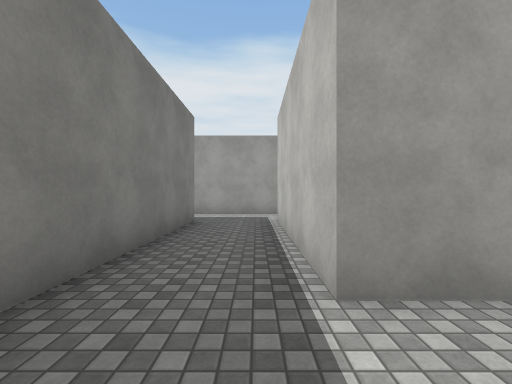
[1] (above)

24 first-person views from a walk through a 3-D level made in the Unity game engine. The camera is 1.4 m above the floor, looks level and sees 90° across. The floor is counted in squares, 2 m on a side. Each view is taken from the middle of a square. On the plan, view 1 faces up. The plan holds only what a view shows up to about 9 squares ahead; the rest is blank. The place goes on beyond the plan. Surface patterns are stand-ins for the level's own textures.

[2]
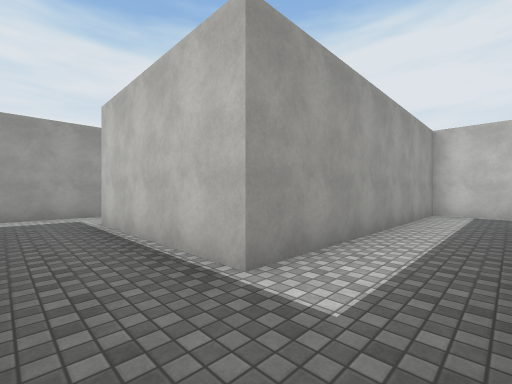

[3]
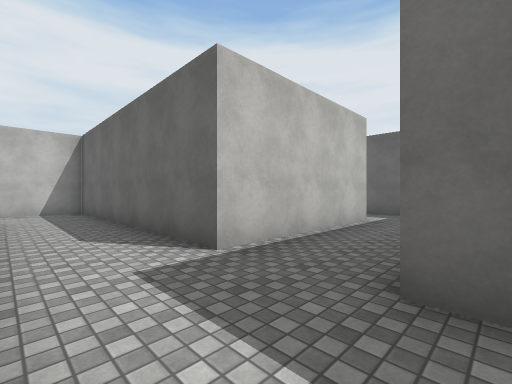

[4]
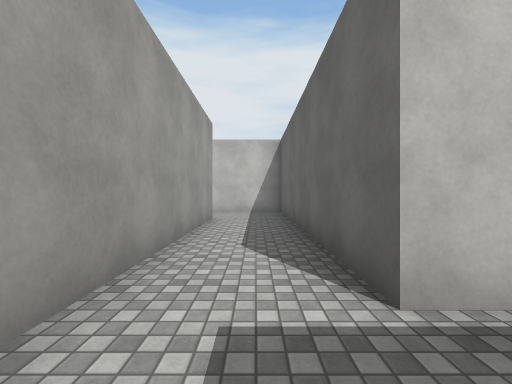

[5]
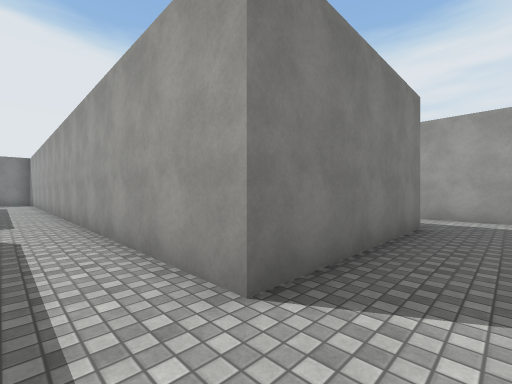

[6]
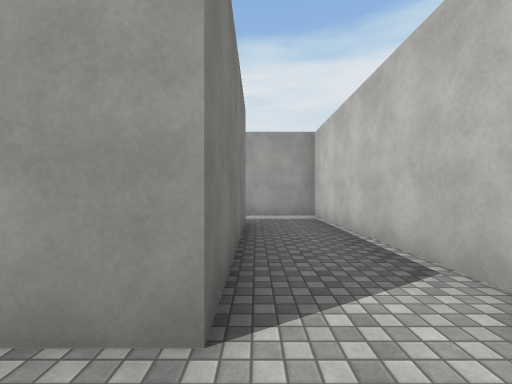

[7]
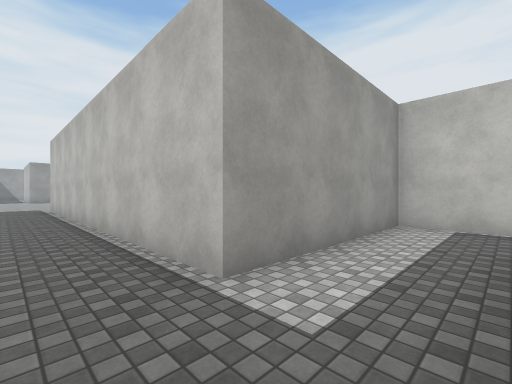

[8]
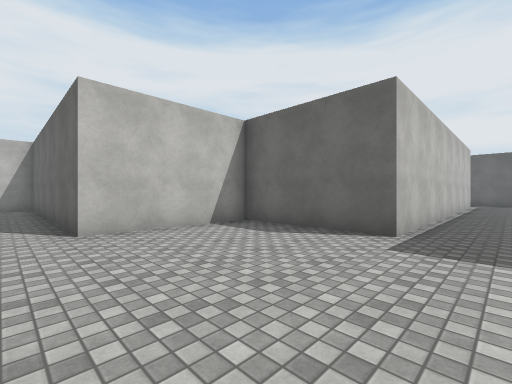

[9]
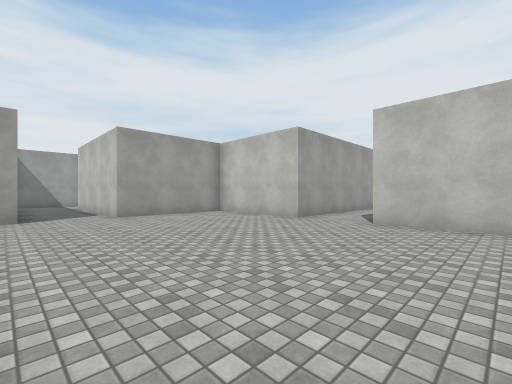

[10]
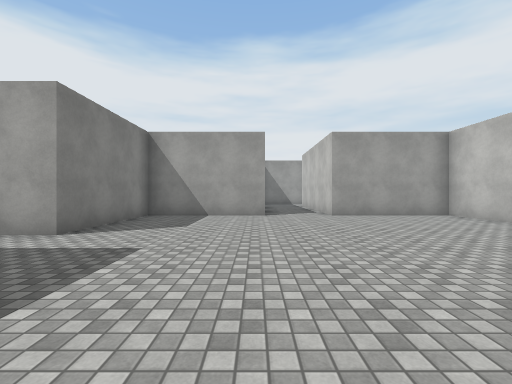

[11]
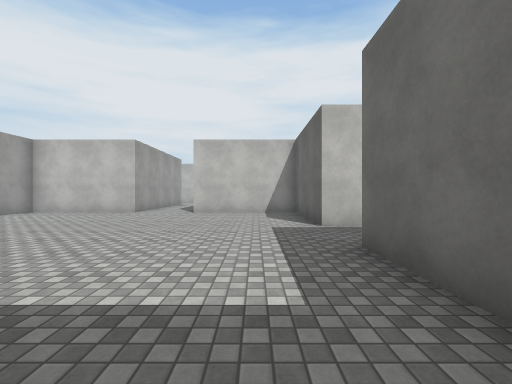

[12]
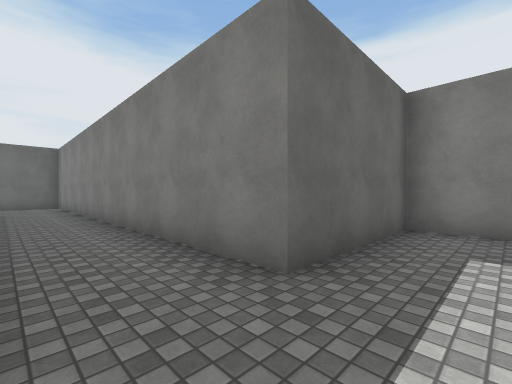

[13]
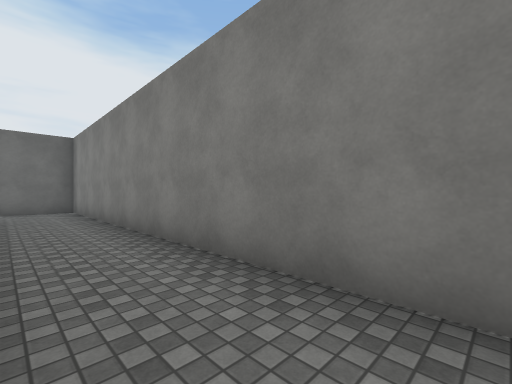

[14]
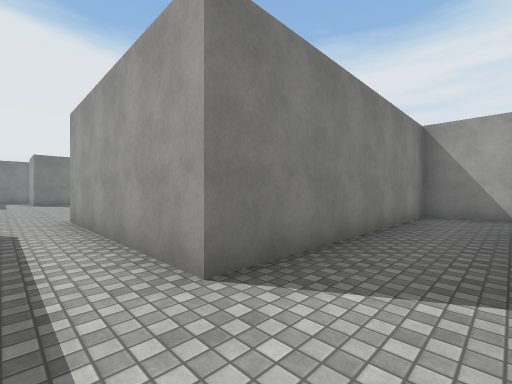

[15]
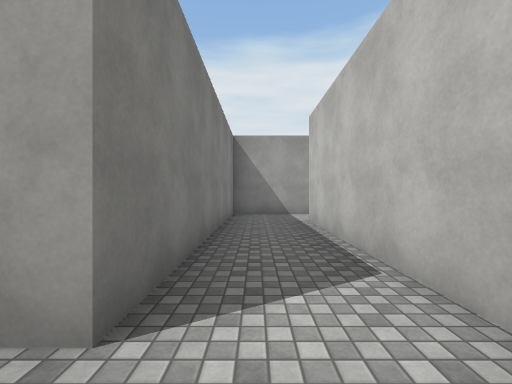

[16]
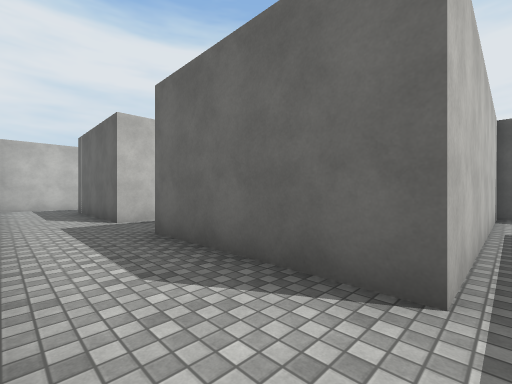

[17]
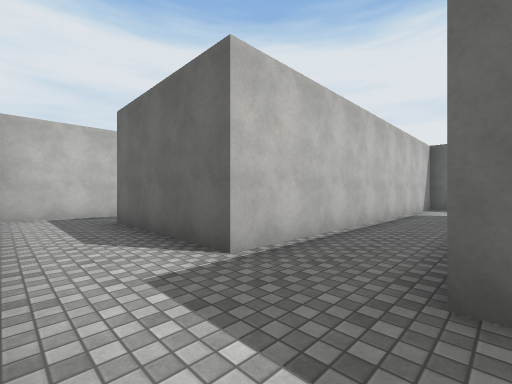

[18]
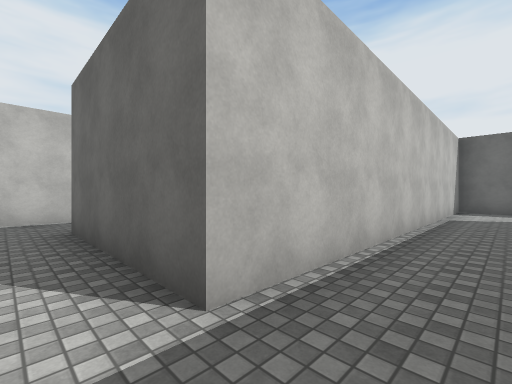

[19]
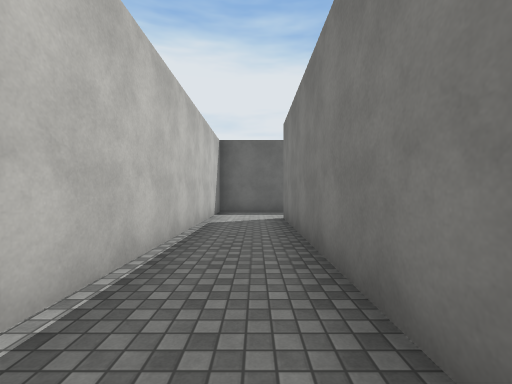

[20]
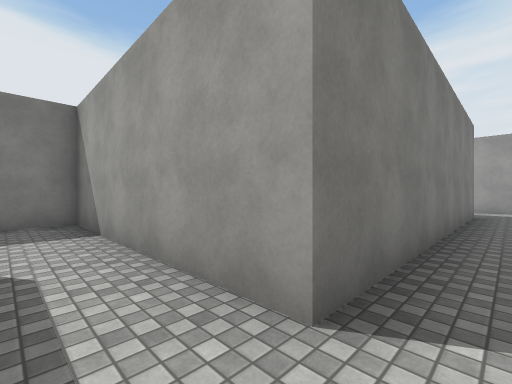

[21]
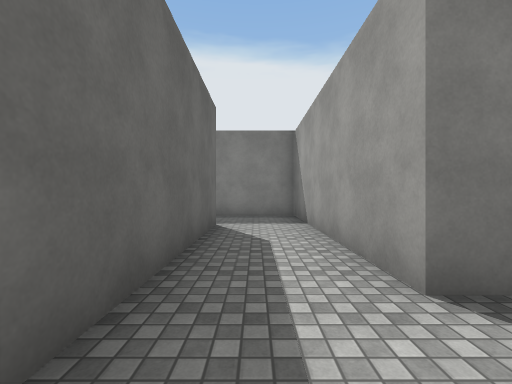

[22]
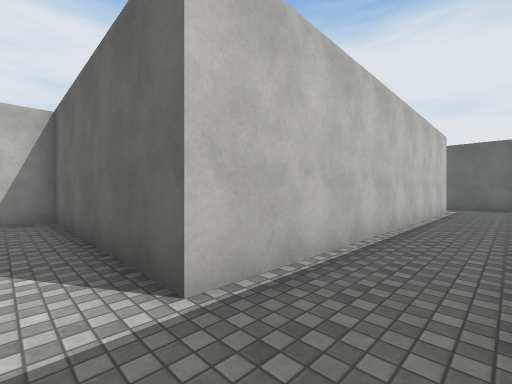

[23]
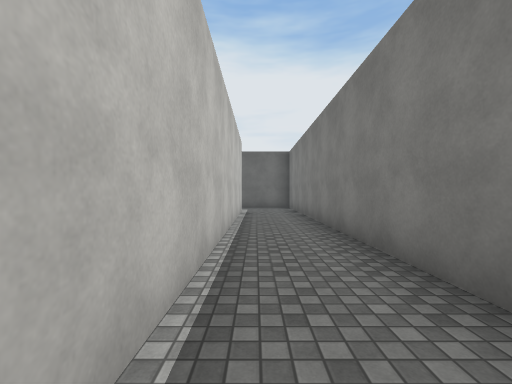

[24]
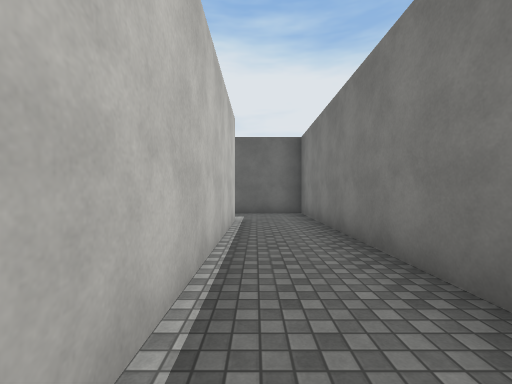

### Floor plan
Points are (right, up) in squares from view 1. A wall is a line through its corners. A room is listed if a view was taken in it or the views show most of it. See-through windows are left out.
Room 1 (views 1, 2, 3, 4, 5, 6)
walls: (-2, 6.1) (-1.5, 6.1) (-1.5, 1.4); (5.8, 12.8) (5.8, 8.1) (-2.5, 8.1); (0.2, -0.4) (1.4, -0.4); (8, 0) (8, 1.6) (0.5, 1.6) (0.5, 6.1) (7.8, 6.1) (7.8, 14.6) (3.3, 14.6)
ways out: opening at (4.5, 13.5) to room 2
Room 2 (views 7, 8, 9, 10, 11, 12, 13, 14, 15, 16, 17, 18, 19, 20, 21, 22, 23, 24)
walls: (14.3, 28.5) (14.3, 35.1) (18.3, 35.1) (18.3, 27.1) (12.5, 27.1) (12.5, 13.6) (14.8, 13.6); (14.8, 37.2) (12.3, 37.2) (12.3, 30.1) (6.8, 30.1) (6.8, 33.6) (3.3, 33.6) (3.3, 36.4); (1.4, 33.6) (-2.2, 33.6) (-2.2, 32.9); (19, 37.2) (18, 37.2); (-2.2, 25.1) (-2.2, 24.6) (1.3, 24.6) (1.3, 12.7) (3, 12.7); (14.5, 15.6) (14.5, 25.1) (20.3, 25.1) (20.3, 35.1) (24.2, 35.1); (26.3, 34.5) (26.3, 37); (3.3, 14.6) (3.3, 24.6) (6.8, 24.6) (6.8, 28.1) (14.4, 28.1)
ways out: opening at (4.5, 13.5) to room 1

Positions as (right, up) in squares from view 1, and headings:
1: (0, 0), facing up
2: (-1, 0), facing up-right
3: (-2, 8), facing down-right
4: (-1, 7), facing right
5: (7, 7), facing up-left
6: (6, 7), facing up
7: (2, 13), facing up-right
8: (2, 29), facing down-right
9: (1, 26), facing up-right
10: (1, 26), facing up
11: (-2, 26), facing right
12: (3, 26), facing down-left
13: (3, 23), facing down-left
14: (14, 29), facing up-left
15: (13, 29), facing up
16: (14, 37), facing down-right
17: (18, 37), facing down-right
18: (19, 36), facing down-right
19: (19, 34), facing down
20: (19, 26), facing up-left
21: (20, 26), facing left
22: (13, 26), facing down-right
23: (14, 25), facing down
24: (14, 22), facing down
